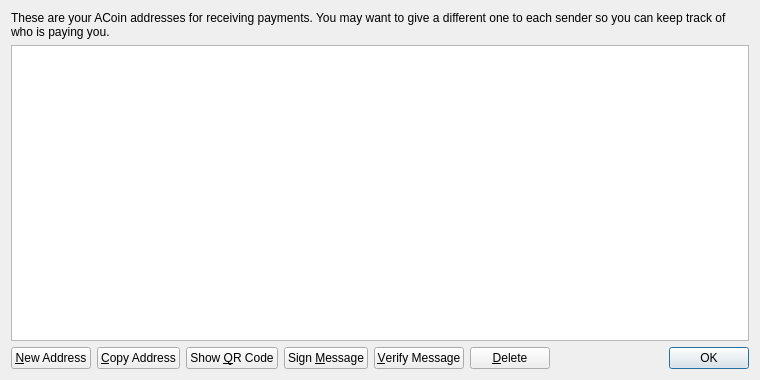
<?xml version="1.0" encoding="UTF-8"?>
<ui version="4.0">
 <class>AddressBookPage</class>
 <widget class="QWidget" name="AddressBookPage">
  <property name="geometry">
   <rect>
    <x>0</x>
    <y>0</y>
    <width>760</width>
    <height>380</height>
   </rect>
  </property>
  <property name="windowTitle">
   <string>Address Book</string>
  </property>
  <layout class="QVBoxLayout" name="verticalLayout">
   <item>
    <widget class="QLabel" name="labelExplanation">
     <property name="text">
      <string>These are your ACoin addresses for receiving payments. You may want to give a different one to each sender so you can keep track of who is paying you.</string>
     </property>
     <property name="textFormat">
      <enum>Qt::PlainText</enum>
     </property>
     <property name="wordWrap">
      <bool>true</bool>
     </property>
    </widget>
   </item>
   <item>
    <widget class="QTableView" name="tableView">
     <property name="contextMenuPolicy">
      <enum>Qt::CustomContextMenu</enum>
     </property>
     <property name="toolTip">
      <string>Double-click to edit address or label</string>
     </property>
     <property name="tabKeyNavigation">
      <bool>false</bool>
     </property>
     <property name="alternatingRowColors">
      <bool>true</bool>
     </property>
     <property name="selectionMode">
      <enum>QAbstractItemView::SingleSelection</enum>
     </property>
     <property name="selectionBehavior">
      <enum>QAbstractItemView::SelectRows</enum>
     </property>
     <property name="sortingEnabled">
      <bool>true</bool>
     </property>
     <attribute name="verticalHeaderVisible">
      <bool>false</bool>
     </attribute>
    </widget>
   </item>
   <item>
    <layout class="QHBoxLayout" name="horizontalLayout">
     <item>
      <widget class="QPushButton" name="newAddressButton">
       <property name="toolTip">
        <string>Create a new address</string>
       </property>
       <property name="text">
        <string>&amp;New Address</string>
       </property>
       <property name="icon">
        <iconset resource="../bitcoin.qrc">
         <normaloff>:/icons/add</normaloff>:/icons/add</iconset>
       </property>
      </widget>
     </item>
     <item>
      <widget class="QPushButton" name="copyToClipboard">
       <property name="toolTip">
        <string>Copy the currently selected address to the system clipboard</string>
       </property>
       <property name="text">
        <string>&amp;Copy Address</string>
       </property>
       <property name="icon">
        <iconset resource="../bitcoin.qrc">
         <normaloff>:/icons/editcopy</normaloff>:/icons/editcopy</iconset>
       </property>
      </widget>
     </item>
     <item>
      <widget class="QPushButton" name="showQRCode">
       <property name="text">
        <string>Show &amp;QR Code</string>
       </property>
       <property name="icon">
        <iconset resource="../bitcoin.qrc">
         <normaloff>:/icons/qrcode</normaloff>:/icons/qrcode</iconset>
       </property>
      </widget>
     </item>
     <item>
      <widget class="QPushButton" name="signMessage">
       <property name="toolTip">
        <string>Sign a message to prove you own a ACoin address</string>
       </property>
       <property name="text">
        <string>Sign &amp;Message</string>
       </property>
       <property name="icon">
        <iconset resource="../bitcoin.qrc">
         <normaloff>:/icons/edit</normaloff>:/icons/edit</iconset>
       </property>
      </widget>
     </item>
     <item>
      <widget class="QPushButton" name="verifyMessage">
       <property name="toolTip">
        <string>Verify a message to ensure it was signed with a specified ACoin address</string>
       </property>
       <property name="text">
        <string>&amp;Verify Message</string>
       </property>
       <property name="icon">
        <iconset resource="../bitcoin.qrc">
         <normaloff>:/icons/transaction_0</normaloff>:/icons/transaction_0</iconset>
       </property>
      </widget>
     </item>
     <item>
      <widget class="QPushButton" name="deleteButton">
       <property name="toolTip">
        <string>Delete the currently selected address from the list</string>
       </property>
       <property name="text">
        <string>&amp;Delete</string>
       </property>
       <property name="icon">
        <iconset resource="../bitcoin.qrc">
         <normaloff>:/icons/remove</normaloff>:/icons/remove</iconset>
       </property>
      </widget>
     </item>
     <item>
      <spacer name="horizontalSpacer">
       <property name="orientation">
        <enum>Qt::Horizontal</enum>
       </property>
       <property name="sizeHint" stdset="0">
        <size>
         <width>40</width>
         <height>20</height>
        </size>
       </property>
      </spacer>
     </item>
     <item>
      <widget class="QDialogButtonBox" name="buttonBox">
       <property name="sizePolicy">
        <sizepolicy hsizetype="Maximum" vsizetype="Fixed">
         <horstretch>0</horstretch>
         <verstretch>0</verstretch>
        </sizepolicy>
       </property>
       <property name="standardButtons">
        <set>QDialogButtonBox::Ok</set>
       </property>
      </widget>
     </item>
    </layout>
   </item>
  </layout>
 </widget>
 <resources>
  <include location="../bitcoin.qrc"/>
 </resources>
 <connections/>
</ui>
